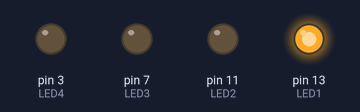
This sketch was run on a simulated Arduino Uno, built with avr-gcc and run on an emulated ATmega328P. Shown: output pins drawn as LEDs (lit = HIGH).

Above: at 0.1 s.
At 3.1 s:
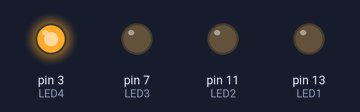
At 21.1 s:
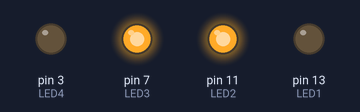
At 24.1 s:
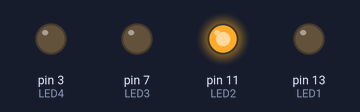
At 27.1 s:
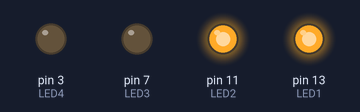
At 30.1 s:
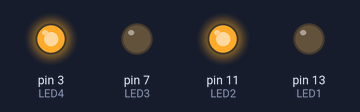
Timing chart, 0 to 31.6 s (numbered marks = the images above):
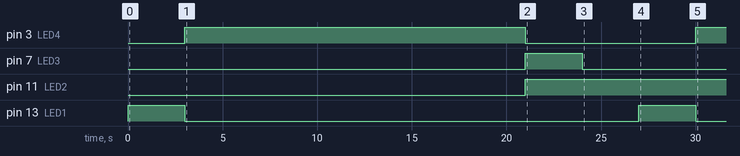

Measured:
- by itself, pin 3 (LED4): LOW → HIGH at 3.0 s, → LOW 18.0 s later, → HIGH 9.0 s later
- by itself, pin 7 (LED3): LOW → HIGH at 21.0 s, → LOW 3.0 s later
- by itself, pin 11 (LED2): LOW → HIGH at 21.0 s
- by itself, pin 13 (LED1): alternates HIGH for 3.0 s and LOW for 24.0 s

The sketch:

blinking_of4_leds.ino
```cpp
// C++ code
//
int LED1=13,LED2=11,LED3=7,LED4=3;
void setup()
{
  pinMode(LED1,OUTPUT);
  pinMode(LED2,OUTPUT);
  pinMode(LED3, OUTPUT);
  pinMode(LED4,OUTPUT);
}

void loop()
{
  digitalWrite(LED1, HIGH);
  delay(3000);
  digitalWrite(LED1, LOW);
  digitalWrite(LED4, HIGH);
  delay(18000);
  digitalWrite(LED4, LOW);
  digitalWrite(LED2, HIGH);
  digitalWrite(LED3,HIGH);
  delay(3000);
  digitalWrite(LED3,LOW);
  delay(3000);


}
```
